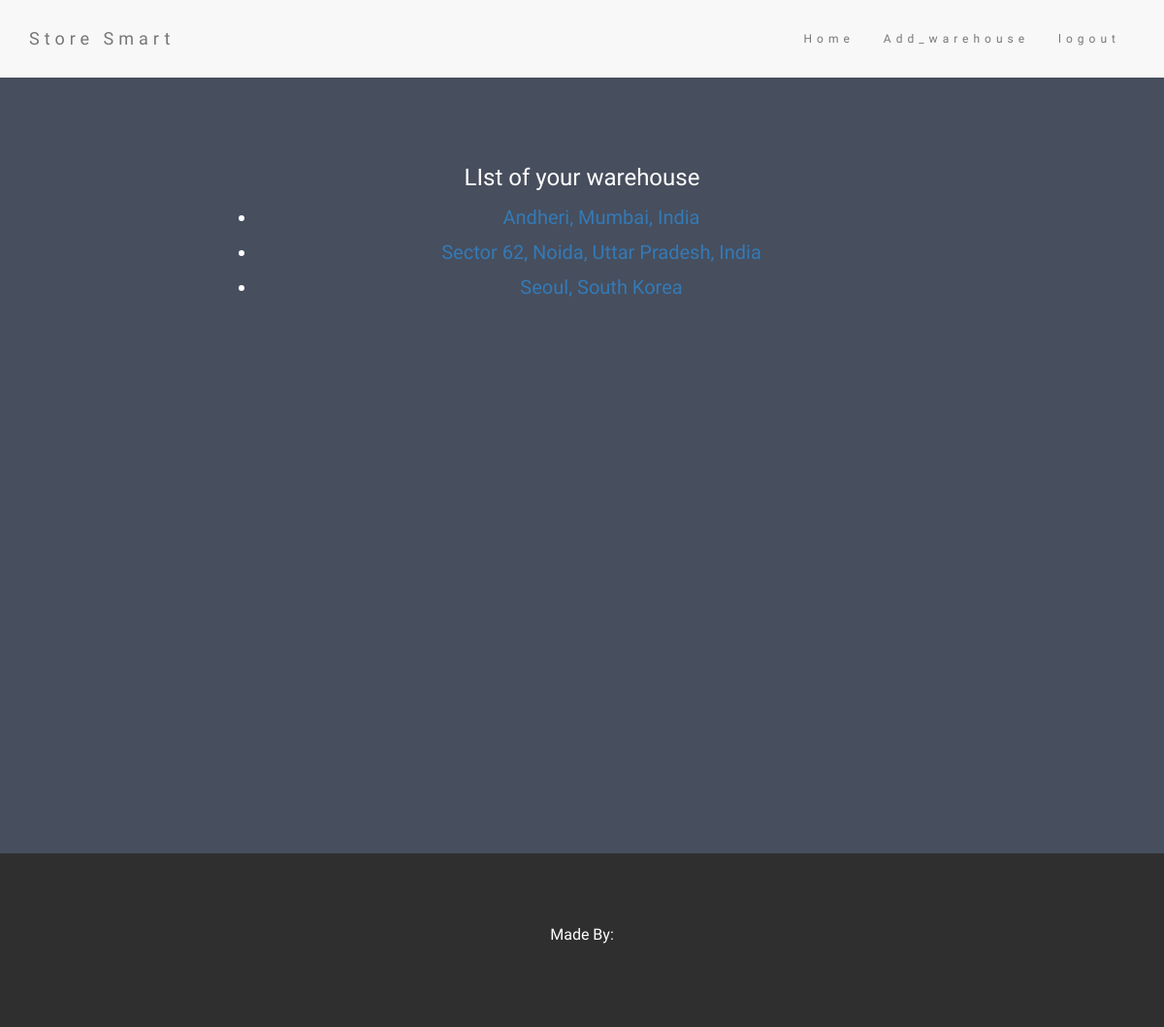
Page / (signed in) on the earlier database version.
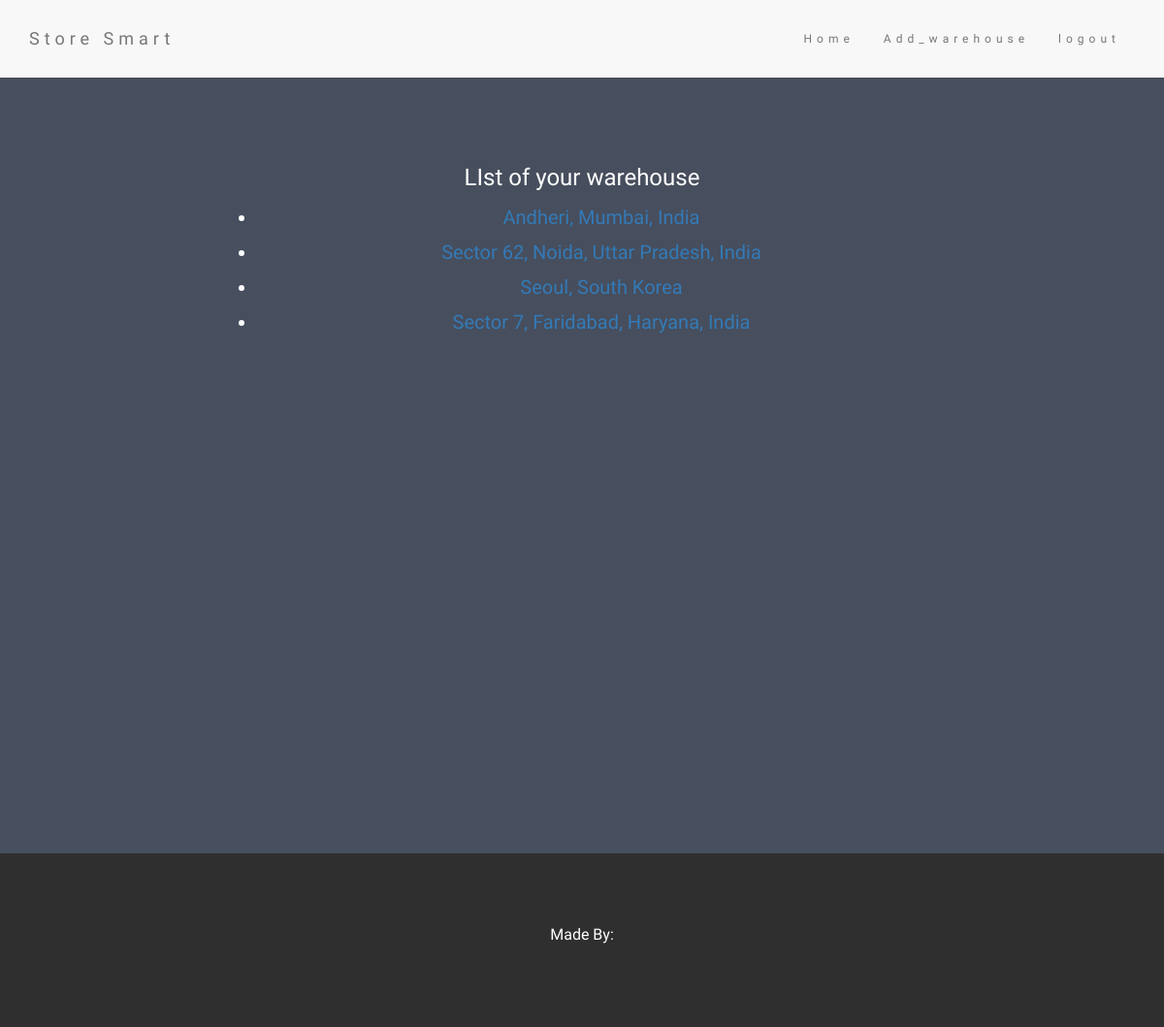
Same page on the later database version.
### ware/models.py (models this page shows)
class warehouse(models.Model):
	user=models.CharField(max_length=200)
	location = models.CharField(max_length=1000)
	cold_rate=models.PositiveSmallIntegerField(default=0 ,null=True)
	hot_rate=models.PositiveSmallIntegerField(default=0 ,null=True)
	mild_rate=models.PositiveSmallIntegerField(default=0 ,null=True)
	severe_rate=models.PositiveSmallIntegerField(default=0 ,null=True)
	cold_total=models.PositiveSmallIntegerField(default=0 ,null=True)
	hot_total=models.PositiveSmallIntegerField(default=0 ,null=True)
	mild_total=models.PositiveSmallIntegerField(default=0 ,null=True)
	severe_total=models.PositiveSmallIntegerField(default=0 ,null=True)
	cold_available=models.PositiveSmallIntegerField(default=0 ,null=True)
	hot_available=models.PositiveSmallIntegerField(default=0 ,null=True)
	mild_available=models.PositiveSmallIntegerField(default=0 ,null=True)
	severe_available=models.PositiveSmallIntegerField(default=0 ,null=True)
	def __str__(self):
		return self.location

### ware/views.py (the view, shortened to what this page needs)
# urls.py: 2. Add a URL to urlpatterns:  url(r'^$', views.home, name='home')
def home(request):
	if request.user.is_authenticated() and Userform.objects.get(user=request.user).flag==1:
		return home2(request)

### ware/views.py (called while the page is built)
def home2(request):
	all_ware=warehouse.objects.filter(user=request.user)
	return render(request,'home2.html',{'all':all_ware})

### ware/templates/home2.html (shortened to what this page needs)
<!DOCTYPE html>
<html lang="en">
<head>
  <link rel="stylesheet" href="http://maxcdn.bootstrapcdn.com/bootstrap/3.3.6/css/bootstrap.min.css">
</head>
<body>
<nav class="navbar navbar-default">
  <div class="container">
    <div class="navbar-header">
      <a class="navbar-brand" href="#">Store Smart</a>
    </div>
    <div class="collapse navbar-collapse" id="myNavbar">
      <ul class="nav navbar-nav navbar-right">
             {% if user.is_authenticated %}
         <li><a href="/">Home</a></li>
         <li><a href="add_warehouse/">Add_warehouse</a></li>
        <li><a href="account/logout/">logout</a></li>
    {% else %}
        <li><a href="account/login/">LOGIN</a></li>
        <li><a href="account/register/">SIGNUP</a></li>
    {% endif %}
      </ul>
    </div>
  </div>
</nav>
<div class="container-fluid bg-1 text-center ">
<div class="col-sm-2">
</div>
<div class="col-sm-8">
<h3>LIst of your warehouse </h3>
<ul>
{% for a in all %}
	<li><a href="{% url 'edit' a.id %}">{{a}}</a></li>
{% endfor %}
</ul>
</div>
</div>
<footer class="container-fluid bg-4 text-center">
  <p>Made By:</p>
</footer>
</body>
</html>

### ware/templates/home2.html (style rules this page uses)
body { font: 20px Montserrat, sans-serif; line-height: 1.8; color: #f5f6f7; }
p { font-size: 16px; }
.bg-1 { background-color: #474e5d; color: #ffffff; height: 800px; }
.bg-4 { background-color: #2f2f2f; color: #fff; }
.container-fluid { padding-top: 70px; padding-bottom: 70px; }
.navbar { padding-top: 15px; padding-bottom: 15px; border: 0; border-radius: 0; margin-bottom: 0; font-size: 12px; letter-spacing: 5px; }

Differences in the rows shown:
added warehouse: location "Sector 7, Faridabad, Haryana, India"
